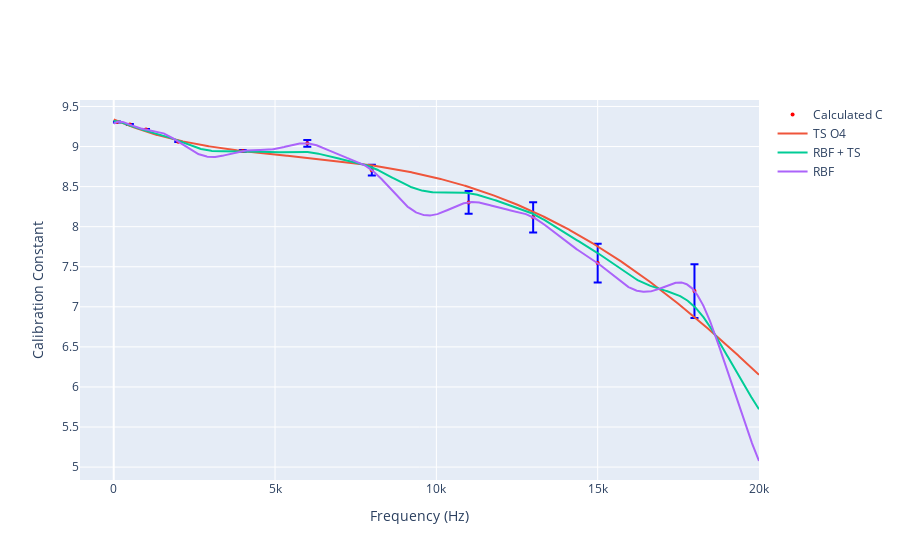

Notebook source saved alongside this figure:
### Code cell
# Plotting
fig = go.Figure()
fig.add_trace(go.Scatter(
    x=f_arr, y=C_arr,
    name='Calculated C',
    mode='markers',
    error_y=dict(
        type='data',
        array=C_std_arr,
        color='blue'
    ),
    marker=dict(
        color='red',
        size=4
    )
))

fig.add_trace(go.Scatter(
    x=f_space, y=O4_T_series(f_space, *p2),
    mode='lines',
    name='TS O4'

))

fig.add_trace(go.Scatter(
    x=f_space, y=0.6*O4_T_series(f_space, *p2) + 0.4*rbf_interpolator(f_space),
    mode='lines',
    name='RBF + TS'

))

fig.add_trace(go.Scatter(
    x=f_space, y=rbf_interpolator(f_space),
    mode='lines',
    name='RBF'

))

fig.update_layout(
    xaxis_title='Frequency (Hz)',
    yaxis_title='Calibration Constant',
    xaxis=dict(
        type='linear'
    ),
    # yaxis=dict(
    #     range=(6, 10)
    # )
)


fig.show()
fig.write_image('SC vs F.png')

### Figure 1 — Plotly figure (JSON) as saved in the notebook; plotly's stock layout.template omitted (floating-point values rounded to 4 significant figures; data arrays with more than 128 entries replaced by an {"elided": "..."} marker saying what was removed)
{"data": [{"error_y": {"array": [0.004956, 0.006265, 0.006082, 0.005023, 0.009879, 0.04187, 0.06708, 0.1405, 0.1887, 0.2427, 0.335], "color": "blue", "type": "data"}, "marker": {"color": "red", "size": 4}, "mode": "markers", "name": "Calculated C", "type": "scatter", "x": [100, 500, 1000, 2000, 4000, 6000, 8000, 11000, 13000, 15000, 18000], "y": [9.306, 9.274, 9.213, 9.06, 8.946, 9.04, 8.706, 8.303, 8.117, 7.545, 7.197]}, {"mode": "lines", "name": "TS O4", "type": "scatter", "x": {"elided": "1000 float values"}, "y": {"elided": "1000 float values"}}, {"mode": "lines", "name": "RBF + TS", "type": "scatter", "x": {"elided": "1000 float values"}, "y": {"elided": "1000 float values"}}, {"mode": "lines", "name": "RBF", "type": "scatter", "x": {"elided": "1000 float values"}, "y": {"elided": "1000 float values"}}], "layout": {"xaxis": {"title": {"text": "Frequency (Hz)"}, "type": "linear"}, "yaxis": {"title": {"text": "Calibration Constant"}}}}
